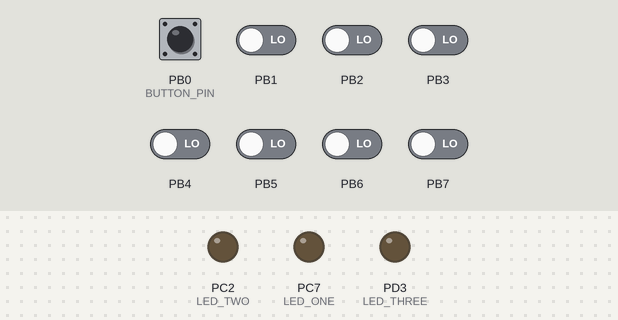
This program was run on a simulated ATmega32, built with avr-gcc and emulated at 1 MHz. Parts: output pins drawn as LEDs (lit = HIGH). Dashed ring = blinking. The test bench sets the inputs (shaded band); at power-on: PB0 (BUTTON_PIN), PB1–7 LOW.

Above: at 1.2 s.
1.3 s: PB0 (BUTTON_PIN) pulled HIGH for 0.15 s
At 1.42 s:
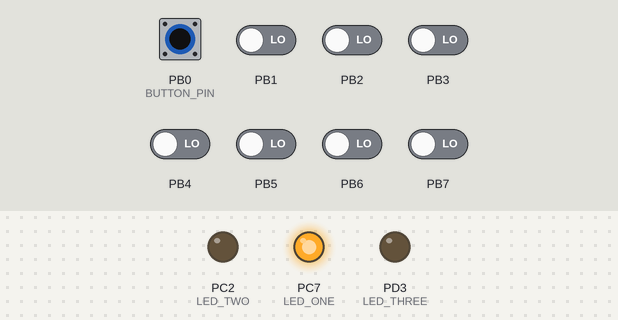
At 1.92 s:
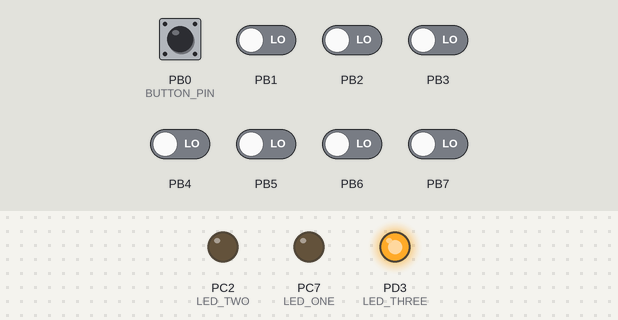
3.5 s: PB0 (BUTTON_PIN) pulled HIGH for 1 s
At 3.87 s:
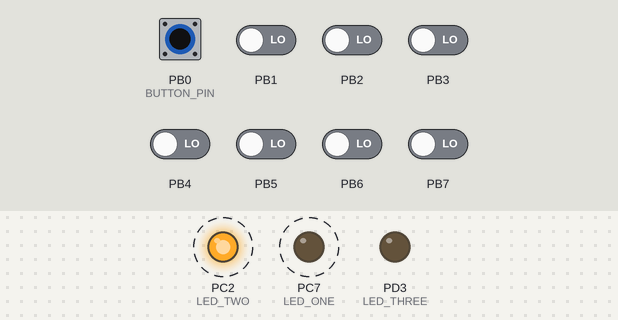
Timing chart, 0 to 6.5 s (numbered marks = the images above; inputs shaded):
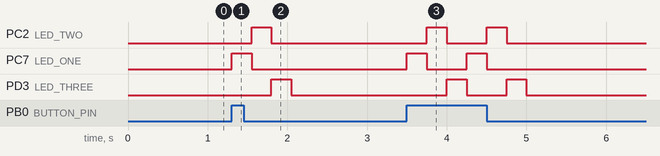

The program:

main.c
```c
/*
 * DioDriver.c
 *
 * Created: 11/14/2023 2:23:45 PM
 * Author : Mahmoud
 */
#define F_CPU 1000000ul
#include "BIT_MATH.h"
#include "STD_TYPE.h"
#include "DIO_PRIVATE.h"
#include "DIO_INTERFACE.h"
#include "LED_INTERFACE.h"
#include "BUTTON_INTERFACE.h"
#include <util/delay.h>

int main(void)
{
	Button_Init();
	while(1) {
		if(BUTTON_PUSH() == HIGH) {
				LED_One_Void_ON();
				_delay_ms(250);
				LED_Void_ONE_OFF();
				LED_TWO_Void_ON();
				_delay_ms(250);
				LED_Void_TWO_OFF();
				LED_THREE_Void_ON();
				_delay_ms(250);
				LED_Void_THREE_OFF();
		}
	}
}
```

BUTTON_INTERFACE.c
```c
/*
 * BUTTON_INTERFACE.c
 *
 * Created: 11/14/2023 5:49:58 PM
 *  Author: Mahmoud
 */

#include "BIT_MATH.h"
#include "STD_TYPE.h"
#include "DIO_INTERFACE.h"
#include "BUTTON_INTERFACE.h"
#include "BUTTON_CONFIG.h"

void Button_Init() {
	Dio_Void_Set_Pin_Dir(BUTTON_PORT, BUTTON_PIN, INPUT);
}

u8 BUTTON_PUSH() {
	return DIO_U8_Get_Pin_Val(BUTTON_PORT, BUTTON_PIN);
}
```

BUTTON_INTERFACE.h
```c
/*
 * BUTTON_INTERFACE.h
 *
 * Created: 11/14/2023 5:49:34 PM
 *  Author: Mahmoud
 */


#ifndef BUTTON_INTERFACE_H_
#define BUTTON_INTERFACE_H_

/******************************************************************************************************************
* Function Name: Button_Init
* purpose: set BUTTON DIRECTION (INPUT)
* parameters: void
* return value: void
*******************************************************************************************************************/
void Button_Init();
/******************************************************************************************************************
* Function Name: BUTTON_PUSH
* purpose: set BUTTON VALUE (HIGH)
* parameters: u8
* return value: u8
*******************************************************************************************************************/
u8 BUTTON_PUSH();


#endif /* BUTTON_INTERFACE_H_ */
```

LED_INTERFACE.c
```c
/*
 * LED_INTERFACE.c
 *
 * Created: 11/14/2023 5:23:22 PM
 *  Author: Mahmoud
 */
#include "BIT_MATH.h"
#include "STD_TYPE.h"
#include "DIO_INTERFACE.h"
#include "LED_INTERFACE.h"
#include "LED_Config.h"

void LED_One_Void_ON() {
	Dio_Void_Set_Pin_Dir(LED_PORTS, LED_ONE, OUTPUT);
	Dio_Void_Set_Pin_Val(LED_PORTS, LED_ONE, HIGH);
}

void LED_TWO_Void_ON() {
	Dio_Void_Set_Pin_Dir(LED_PORTS, LED_TWO, OUTPUT);
	Dio_Void_Set_Pin_Val(LED_PORTS, LED_TWO, HIGH);
}

void LED_THREE_Void_ON() {
	Dio_Void_Set_Pin_Dir(LED_PORT, LED_THREE, OUTPUT);
	Dio_Void_Set_Pin_Val(LED_PORT, LED_THREE, HIGH);
}

void LED_Void_ONE_OFF() {
	Dio_Void_Set_Pin_Dir(LED_PORTS, LED_ONE, OUTPUT);
	Dio_Void_Set_Pin_Val(LED_PORTS, LED_ONE, LOW);
}

void LED_Void_TWO_OFF() {
	Dio_Void_Set_Pin_Dir(LED_PORTS, LED_TWO, OUTPUT);
	Dio_Void_Set_Pin_Val(LED_PORTS, LED_TWO, LOW);
}

void LED_Void_THREE_OFF() {
	Dio_Void_Set_Pin_Dir(LED_PORT, LED_THREE, OUTPUT);
	Dio_Void_Set_Pin_Val(LED_PORT, LED_THREE, LOW);
}

void LED_Void_ONE_Toggle() {
	Dio_Void_Set_Pin_Dir(LED_PORTS, LED_ONE, OUTPUT);
	DIO_Void_Toggle_Pin_Val(LED_PORTS, LED_ONE);
}

void LED_Void_TWO_Toggle() {
	Dio_Void_Set_Pin_Dir(LED_PORTS, LED_TWO, OUTPUT);
	DIO_Void_Toggle_Pin_Val(LED_PORTS, LED_TWO);
}

void LED_Void_THREE_Toggle() {
	Dio_Void_Set_Pin_Dir(LED_PORT, LED_THREE, OUTPUT);
	DIO_Void_Toggle_Pin_Val(LED_PORT, LED_THREE);
}
```

LED_INTERFACE.h
```c
/*
 * LED_INTERFACE.h
 *
 * Created: 11/14/2023 5:23:33 PM
 *  Author: Mahmoud
 */


#ifndef LED_INTERFACE_H_
#define LED_INTERFACE_H_

/******************************************************************************************************************
* Function Name: LED_One_Void_ON
* purpose: set Led One On (HIGH)
* parameters: void
* return value: void
*******************************************************************************************************************/
void LED_One_Void_ON();
/******************************************************************************************************************
* Function Name: LED_TWO_Void_ON
* purpose: set Led TWO On (HIGH)
* parameters: void
* return value: void
*******************************************************************************************************************/
void LED_TWO_Void_ON();
/******************************************************************************************************************
* Function Name: LED_THREE_Void_ON
* purpose: set Led Three On (HIGH)
* parameters: void
* return value: void
*******************************************************************************************************************/
void LED_THREE_Void_ON();
/******************************************************************************************************************
* Function Name: LED_Void_ONE_OFF
* purpose: set Led One OFF (LOW)
* parameters: void
* return value: void
*******************************************************************************************************************/
void LED_Void_ONE_OFF();
/******************************************************************************************************************
* Function Name: LED_Void_TWO_OFF
* purpose: set Led Two OFF (LOW)
* parameters: void
* return value: void
*******************************************************************************************************************/
void LED_Void_TWO_OFF();
/******************************************************************************************************************
* Function Name: LED_Void_Three_OFF
* purpose: set Led Three OFF (LOW)
* parameters: void
* return value: void
*******************************************************************************************************************/
void LED_Void_THREE_OFF();
/******************************************************************************************************************
* Function Name: LED_Void_ONE_Toggle
* purpose: set Led One Toggle (HIGH,LOW)
* parameters: void
* return value: void
*******************************************************************************************************************/
void LED_Void_ONE_Toggle();
/******************************************************************************************************************
* Function Name: LED_Void_ONE_Toggle
* purpose: set Led One Toggle (HIGH,LOW)
* parameters: void
* return value: void
*******************************************************************************************************************/
void LED_Void_TWO_Toggle();
/******************************************************************************************************************
* Function Name: LED_Void_ONE_Toggle
* purpose: set Led One Toggle (HIGH,LOW)
* parameters: void
* return value: void
*******************************************************************************************************************/
void LED_Void_THREE_Toggle();

#endif /* LED_INTERFACE_H_ */
```

STD_TYPE.h
```c
/*
 * STD_TYPE.h
 *
 * Created: 11/14/2023 2:25:52 PM
 *  Author: Mahmoud
 */

#ifndef STD_TYPE_H_
#define STD_TYPE_H_

typedef unsigned char u8;
typedef short int u16;
typedef unsigned int u32;
typedef long long int u64;

typedef signed char s8;
typedef signed short int s16;
typedef signed int s32;
typedef signed long long int s64;

typedef float f32;
typedef double f64;

typedef enum {False, True} BOOL;

#endif /* STD_TYPE_H_ */
```

BUTTON_CONFIG.h
```c
/*
 * BUTTON_CONFIG.h
 *
 * Created: 11/14/2023 5:51:20 PM
 *  Author: mahmo
 */


#ifndef BUTTON_CONFIG_H_
#define BUTTON_CONFIG_H_


#define BUTTON_PORT PORTB
#define BUTTON_PIN PIN0


#endif /* BUTTON_CONFIG_H_ */
```

LED_Config.h
```c
/*
 * LED_Config.h
 *
 * Created: 11/14/2023 5:27:34 PM
 *  Author: Mahmoud
 */


#ifndef LED_CONFIG_H_
#define LED_CONFIG_H_

#define LED_PORT PORTD
#define LED_PORTS PORTC

#define LED_ONE PIN7
#define LED_TWO PIN2
#define LED_THREE PIN3

#endif /* LED_CONFIG_H_ */
```

BIT_MATH.h
```c
/*
 * BIT_MATH.h
 *
 * Created: 11/14/2023 2:32:41 PM
 *  Author: Mahmoud
 */


#ifndef BIT_MATH_H_
#define BIT_MATH_H_

#define SET_BIT(REG,BIT) (REG |= (1 << BIT))
#define CLR_BIT(REG,BIT) (REG &= (~(1 << BIT)))
#define TOGGLE_BIT(REG, BIT) ((REG) ^= (1 << (BIT)))
#define GET_BIT(REG,BIT) ((REG >> BIT) & 1)

#endif /* BIT_MATH_H_ */
```

DIO_INTERFACE.c
```c
/*
 * DIO_INTERFACE.c
 *
 * Created: 11/14/2023 2:44:18 PM
 *  Author: Mahmoud
 */

#include "BIT_MATH.h"
#include "DIO_PRIVATE.h"
#include "STD_TYPE.h"
#include "DIO_INTERFACE.h"

void Dio_Void_Set_Pin_Dir(u8 u8_port, u8 u8_pin, u8 u8_dir) {
	if(u8_dir == OUTPUT) {
		switch(u8_port) {
			case PORTA:
				SET_BIT(DDRA_REG, u8_pin);
				break;
			case PORTB:
				SET_BIT(DDRB_REG, u8_pin);
				break;
			case PORTC:
				SET_BIT(DDRC_REG, u8_pin);
				break;
			case PORTD:
				SET_BIT(DDRD_REG, u8_pin);
				break;
			default:
				break;
		}
	} else if(u8_dir == INPUT) {
		switch(u8_port) {
			case PORTA:
				CLR_BIT(DDRA_REG, u8_pin);
				break;
			case PORTB:
				CLR_BIT(DDRB_REG, u8_pin);
				break;
			case PORTC:
				CLR_BIT(DDRC_REG, u8_pin);
				break;
			case PORTD:
				CLR_BIT(DDRD_REG, u8_pin);
				break;
			default:
				break;
	}
		}
		else {
			// Do Nothing
		}
}

void Dio_Void_Set_Pin_Val(u8 u8_port, u8 u8_pin, u8 u8_val) {
	if(u8_val == HIGH) {
		switch(u8_port) {
			case PORTA:
				SET_BIT(PORTA_REG, u8_pin);
				break;
			case PORTB:
				SET_BIT(PORTB_REG, u8_pin);
				break;
			case PORTC:
				SET_BIT(PORTC_REG, u8_pin);
				break;
			case PORTD:
				SET_BIT(PORTD_REG, u8_pin);
				break;
			default:
				break;
		}
		} else if(u8_val == LOW) {
		switch(u8_port) {
			case PORTA:
				CLR_BIT(PORTA_REG, u8_pin);
				break;
			case PORTB:
				CLR_BIT(PORTB_REG, u8_pin);
				break;
			case PORTC:
				CLR_BIT(PORTC_REG, u8_pin);
				break;
			case PORTD:
				CLR_BIT(PORTD_REG, u8_pin);
				break;
			default:
				break;
	}
		} else {
			// Do Nothing
		}
}

u8 DIO_U8_Get_Pin_Val(u8 u8_port, u8 u8_pin) {
	u8 return_val = 0;
	switch(u8_port) {
		case PORTA:
			return_val = GET_BIT(PINA_REG, u8_pin);
			break;
		case PORTB:
			return_val = GET_BIT(PINB_REG, u8_pin);
			break;
		case PORTC:
			return_val = GET_BIT(PINC_REG, u8_pin);
			break;
		case PORTD:
			return_val = GET_BIT(PIND_REG, u8_pin);
			break;
		default:
			break;
	}
	return return_val;
}

void DIO_Set_Port_Dir(u8 u8_port, u8 u8_dir) {
	switch(u8_port) {
		case PORTA:
			u8_port = u8_dir;
			break;
		case PORTB:
			u8_port = u8_dir;
			break;
		case PORTC:
			u8_port = u8_dir;
			break;
		case PORTD:
			u8_port = u8_dir;
			break;
		default:
			break;
	}
}

void DIO_Set_Port_Val(u8 u8_port, u8 u8_val) {
	switch(u8_port) {
		case PORTA:
			u8_port = u8_val;
			break;
		case PORTB:
			u8_port = u8_val;
			break;
		case PORTC:
			u8_port = u8_val;
			break;
		case PORTD:
			u8_port = u8_val;
			break;
		default:
			break;
	}
}

void DIO_Void_Toggle_Pin_Val(u8 copy_u8_port, u8 copy_u8_pin) {
	switch(copy_u8_port){
		case PORTA :
			TOGGLE_BIT(PORTA_REG,copy_u8_pin);
			break ;
		case PORTB :
			TOGGLE_BIT(PORTB_REG,copy_u8_pin);
			break ;
		case PORTC :
			TOGGLE_BIT(PORTC_REG,copy_u8_pin);
			break ;
		case PORTD :
			TOGGLE_BIT(PORTD_REG,copy_u8_pin);
			break ;

	}
}
```

DIO_INTERFACE.h
```c
/*
 * DIO_INTERFACE.h
 *
 * Created: 11/14/2023 2:43:58 PM
 *  Author: Mahmoud
 */


#ifndef DIO_INTERFACE_H_
#define DIO_INTERFACE_H_

// Define Macros For Direction
#define OUTPUT 1
#define INPUT 0

// Define Macros For high/low Values
#define HIGH 1
#define LOW 0

// Define Ports
#define PORTA 0
#define PORTB 1
#define PORTC 2
#define PORTD 3

// Define Pins
#define PIN0 0
#define PIN1 1
#define PIN2 2
#define PIN3 3
#define PIN4 4
#define PIN5 5
#define PIN6 6
#define PIN7 7

void Dio_Void_Set_Pin_Dir(u8 u8_port, u8 u8_pin, u8 u8_dir);
void Dio_Void_Set_Pin_Val(u8 u8_port, u8 u8_pin, u8 u8_val);
u8 DIO_U8_Get_Pin_Val(u8 u8_port, u8 u8_pin);
void DIO_Void_Toggle_Pin_Val(u8 copy_u8_port, u8 copy_u8_pin);

void DIO_Set_Port_Dir(u8 u8_port, u8 u8_dir);
void DIO_Set_Port_Val(u8 u8_port, u8 u8_val);

#endif /* DIO_INTERFACE_H_ */
```

DIO_PRIVATE.h
```c
/*
 * DIO_PRIVATE.h
 *
 * Created: 11/14/2023 2:26:43 PM
 *  Author: Mahmoud
 */


#ifndef DIO_PRIVATE_H_
#define DIO_PRIVATE_H_

/****************************** GROUP A *********************************/
#define PORTA_REG *((volatile u8*) 0x3B)
#define DDRA_REG *((volatile u8*) 0x3A)
#define PINA_REG *((volatile u8*) 0x39)

/****************************** GROUP B *********************************/
#define PORTB_REG *((volatile u8*) 0x38)
#define DDRB_REG *((volatile u8*) 0x37)
#define PINB_REG *((volatile u8*) 0x36)

/****************************** GROUP C *********************************/
#define PORTC_REG *((volatile u8*) 0x35)
#define DDRC_REG *((volatile u8*) 0x34)
#define PINC_REG *((volatile u8*) 0x33)

/****************************** GROUP D *********************************/
#define PORTD_REG *((volatile u8*) 0x32)
#define DDRD_REG *((volatile u8*) 0x31)
#define PIND_REG *((volatile u8*) 0x30)


#endif /* DIO_PRIVATE_H_ */
```

Measured:
- after the input at 1.3 s, PC2 (LED_TWO): LOW → HIGH after 0.25 s, → LOW 0.25 s later; PC7 (LED_ONE): LOW → HIGH at once, → LOW 0.25 s later; PD3 (LED_THREE): LOW → HIGH after 0.50 s, → LOW 0.25 s later
- after the input at 3.5 s, PC2 (LED_TWO): alternates HIGH for 0.25 s and LOW for 0.50 s, 4 changes in all, then stays LOW, starting after 0.25 s; PC7 (LED_ONE): alternates HIGH for 0.25 s and LOW for 0.50 s, 4 changes in all, then stays LOW, starting at once
